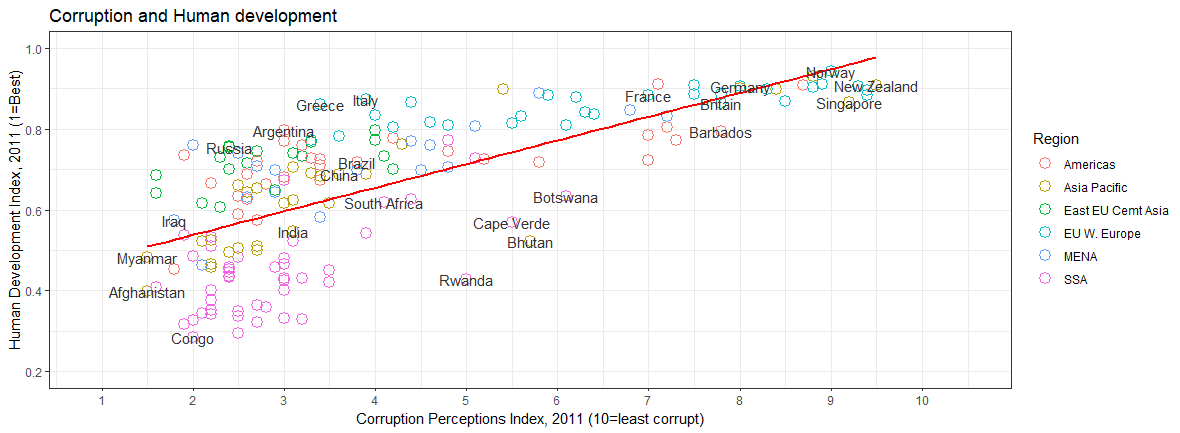

Write R code to recreate this figure.
#import ggplot2
library('ggplot2')

#use read to load csv file and save it in a dataframe called df
df <- read.csv('Economist_Assignment_Data.csv')

#check the first 6 lines
head(df)

#use ggplot() + geom_point() to create scatter plot 
pl <- ggplot(data=df,aes(x=CPI, y=HDI, color=Region))
pl + geom_point(shape=1, size=4)

#make changes to plot:
#add shape and size to geom_point

#add trend line with:
#geom_smooth(aes(group=1))
pl + geom_point(shape=1, size=4) + geom_smooth(aes(group=1), method='lm', formular=y~log(x), se=FALSE, color='red')

#assign to another variable (pl2) to make easier
pl2 <- pl + geom_point(shape=1, size=4) + geom_smooth(aes(group=1), method='lm', formular=y~log(x), se=FALSE, color='red')

#add text with geom_text
pl2 + geom_text(aes(label=Country))

#select countries we want to label
pointsToLabel <- c("Russia", "Venezuela", "Iraq", "Myanmar", "Sudan",
                   "Afghanistan", "Congo", "Greece", "Argentina", "Brazil",
                   "India", "Italy", "China", "South Africa", "Spane",
                   "Botswana", "Cape Verde", "Bhutan", "Rwanda", "France",
                   "United States", "Germany", "Britain", "Barbados", "Norway", "Japan",
                   "New Zealand", "Singapore")
pl3 <- pl2 + geom_text(aes(label = Country), color = "gray20", 
                       data = subset(df, Country %in% pointsToLabel),check_overlap = TRUE)

#add theme 
pl4 <- pl3 + theme_bw()

#add scale_x_continuous and scale_y_continuous with arguments
pl5 <- pl4 + scale_x_continuous(name='Corruption Perceptions Index, 2011 (10=least corrupt)',
                         limits = c(.9, 10.5), breaks=1:10)

pl6 <- pl5 + scale_y_continuous(name='Human Development Index, 2011 (1=Best)',
                         limits = c(.2, 1.0))
pl6 + ggtitle('Corruption and Human development')
